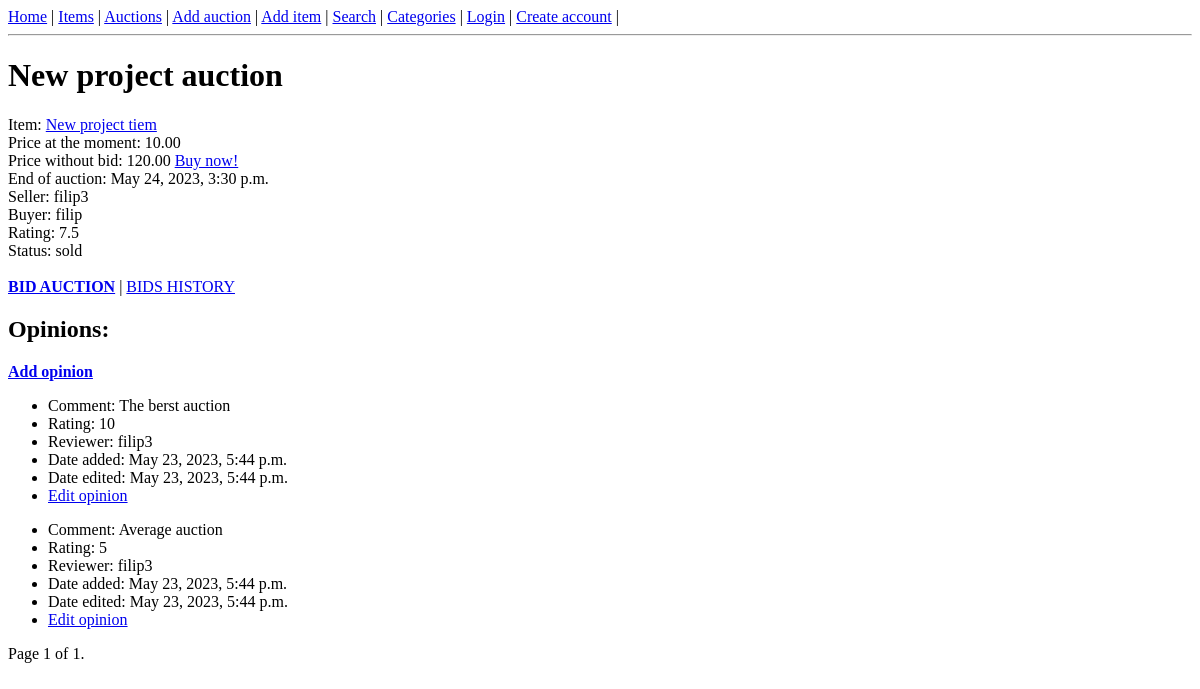
The app's page /auction/14, older data.
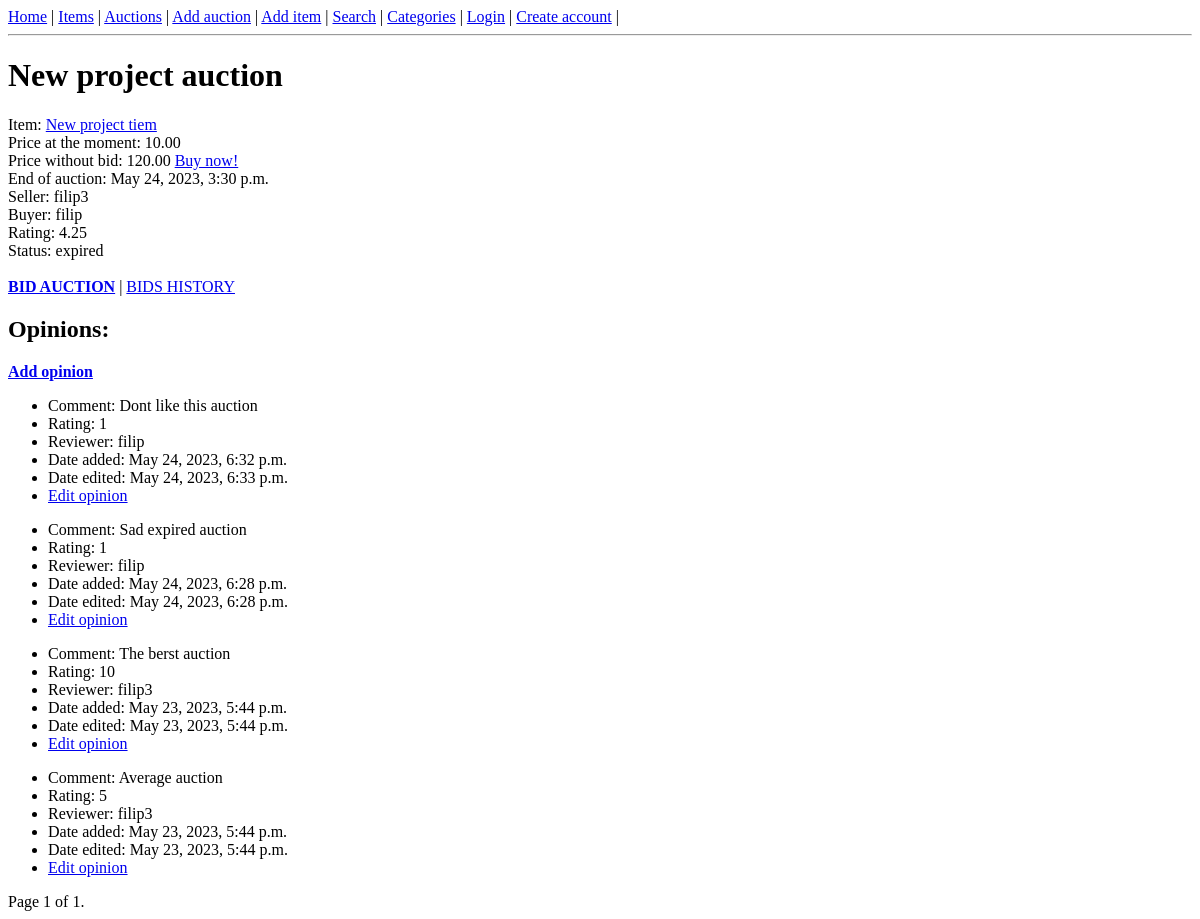
The same page, newer data.
### auctions/models.py (models this page shows, shortened)
class Auction(models.Model):
    CHOICES = (
        ('available', 'available'),
        ('expired', 'expired'),
        ('sold', 'sold'),
    )
    name = models.CharField(max_length=255)
    item = models.ForeignKey(Item, on_delete=models.CASCADE)
    min_price = models.DecimalField(max_digits=10, decimal_places=2)
    buy_now_price = models.DecimalField(max_digits=10, decimal_places=2, null=True, blank=True)
    end_date = models.DateTimeField()
    seller = models.ForeignKey(User, on_delete=models.CASCADE, related_name='seller')
    buyer = models.ForeignKey(User, on_delete=models.CASCADE, blank=True, related_name='buyer', null=True)
    status = models.CharField(choices=CHOICES, default='available', max_length=64)

class Item(models.Model):
    name = models.CharField(max_length=64)
    description = models.TextField()
    image = models.ImageField(null=True,
                            blank=True,
                            upload_to='images/')
    category = models.ForeignKey(Category, on_delete=models.CASCADE)
    creator = models.ForeignKey(User, on_delete=models.CASCADE, null=True, blank=True)

class Opinion(models.Model):
    auction = models.ForeignKey(Auction, on_delete=models.CASCADE)
    reviewer = models.ForeignKey(User, on_delete=models.CASCADE)
    rating = models.PositiveIntegerField(validators=[MinValueValidator(1), MaxValueValidator(10)])
    comment = models.TextField()
    date_created = models.DateTimeField(auto_now_add=True)
    date_edited = models.DateTimeField(null=True)

### auctions/views.py (the view)
# urls.py: path('auction/<int:pk>', auctions.AuctionDetails.as_view()),
class AuctionDetails(View):
    template_name = 'auctions/auction_detail.html'
    def get(self, request, *args, **kwargs):
        pk = kwargs['pk']   # Get the primary key of the auction from the URL
        auction = Auction.objects.get(pk=pk)
        opinions = auction.opinion_set.all().order_by('-date_created')
        paginator = Paginator(opinions, 10)
        page_number = request.GET.get('page')
        page_obj = paginator.get_page(page_number)
        ratings = []
        for opinion in opinions:
            ratings.append(opinion.rating)  # Get every rating from opinion
        average_rate = average_rating(ratings)  # Count average rating
        context = {
            'auction': auction,
            'opinions': page_obj,
            'average_rating': average_rate,
        }
        return render(request, self.template_name, context)

### auctions/utils.py (called while the page is built)
def average_rating(ratings):
    if len(ratings) == 0:
        return None
    ratings_sum = 0
    for rating in ratings:
        ratings_sum += rating
    return ratings_sum / len(ratings)

### auctions/templates/auctions/auction_detail.html (shortened to what this page needs)
{% extends 'auctions/base_template.html' %}
{% block content %}
<h1>{{ auction.name }}</h1>
Item: <a href="/items/{{ auction.item.id }}">{{ auction.item.name }}</a> <br>
Price at the moment: {{ auction.min_price }} <br>
{% if auction.buy_now_price %}
Price without bid: {{ auction.buy_now_price }} <a href="/buy-now/{{ auction.id }}">Buy now!</a> <br>
{% endif %}
End of auction: {{ auction.end_date }}<br>
Seller: {{ auction.seller }} <br>
Buyer: {{ auction.buyer }}<br>
Rating: {{ average_rating }} <br>
Status: {{ auction.status }} <br><br>
<a href="/bid-auction/{{ auction.id }}"><b>BID AUCTION</b></a> | <a href="/bids/{{ auction.id }}">BIDS HISTORY</a>
<h2>Opinions:</h2>
<a href="/add-opinion/{{ auction.id }}"><b>Add opinion</b></a>
{% for opinion in opinions %}
<ul>
    <li>Comment: {{ opinion.comment }}</li>
    <li>Rating: {{ opinion.rating }}</li>
    <li>Reviewer: {{ opinion.reviewer }}</li>
    <li>Date added: {{ opinion.date_created }}</li>
    {% if opinion.date_edited %}
    <li>Date edited: {{ opinion.date_edited }}</li>
    {% endif %}
    <li><a href="/edit-opinion/{{ opinion.id }}">Edit opinion</a></li>
</ul>
{% endfor %}
<div class="pagination">
    <span class="step-links">
        <span class="current">
            Page {{ opinions.number }} of {{ opinions.paginator.num_pages }}.
        </span>
    </span>
</div>
{% endblock %}

### auctions/templates/auctions/base_template.html (shortened to what this page needs)
<!DOCTYPE html>
<html lang="en">
<head>
</head>
<body><a href="/home">Home</a> |
<a href="/items">Items</a> |
<a href="/auctions">Auctions</a> |
<a href="/add-auction">Add auction</a> |
<a href="/add-item">Add item</a> |
<a href="/search">Search</a> |
<a href="/categories">Categories</a> |
{% if user.is_authenticated %}
<a href="/logout">Logout</a> |
<a href="/user/{{ user.username }}">{{ user.username }}</a> |
{% else %}
<a href="/accounts/login">Login</a> |
<a href="/create-account">Create account</a> |
{% endif %}
<hr>
{% block content %}{% endblock %}
</body>
</html>

Row changes from the older to the newer data that the page shows:
changed Auction "New project auction": status "sold" → "expired"
added Opinion: comment "Dont like this auction", rating "1", reviewer "filip", date_created "May 24, 2023, 6:32 p.m.", date_edited "May 24, 2023, 6:33 p.m."
added Opinion: comment "Sad expired auction", rating "1", reviewer "filip", date_created "May 24, 2023, 6:28 p.m.", date_edited "May 24, 2023, 6:28 p.m."
Text that changed along with them:
{{ average_rating }}: "7.5" → "4.25"
